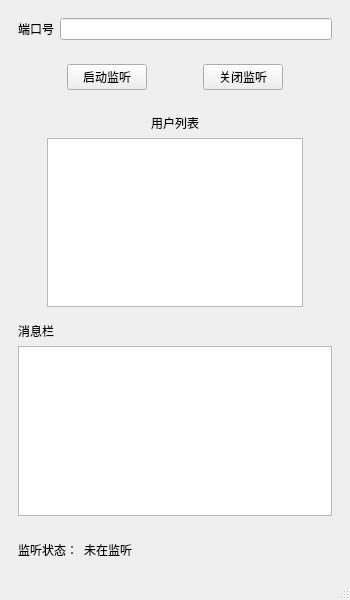
<?xml version="1.0" encoding="UTF-8"?>
<ui version="4.0">
 <class>MainWindow</class>
 <widget class="QMainWindow" name="MainWindow">
  <property name="geometry">
   <rect>
    <x>0</x>
    <y>0</y>
    <width>350</width>
    <height>600</height>
   </rect>
  </property>
  <property name="minimumSize">
   <size>
    <width>350</width>
    <height>600</height>
   </size>
  </property>
  <property name="maximumSize">
   <size>
    <width>350</width>
    <height>600</height>
   </size>
  </property>
  <property name="windowTitle">
   <string>MainWindow</string>
  </property>
  <widget class="QWidget" name="centralwidget">
   <layout class="QVBoxLayout" name="verticalLayout">
    <item>
     <widget class="QWidget" name="widget" native="true">
      <layout class="QHBoxLayout" name="horizontalLayout">
       <item>
        <widget class="QLabel" name="port_label">
         <property name="text">
          <string>端口号</string>
         </property>
        </widget>
       </item>
       <item>
        <widget class="QLineEdit" name="port_lineEdit"/>
       </item>
      </layout>
     </widget>
    </item>
    <item>
     <widget class="QWidget" name="widget_2" native="true">
      <layout class="QHBoxLayout" name="horizontalLayout_2">
       <item>
        <spacer name="horizontalSpacer_2">
         <property name="orientation">
          <enum>Qt::Horizontal</enum>
         </property>
         <property name="sizeHint" stdset="0">
          <size>
           <width>40</width>
           <height>20</height>
          </size>
         </property>
        </spacer>
       </item>
       <item>
        <widget class="QPushButton" name="listen_button">
         <property name="text">
          <string>启动监听</string>
         </property>
        </widget>
       </item>
       <item>
        <spacer name="horizontalSpacer">
         <property name="orientation">
          <enum>Qt::Horizontal</enum>
         </property>
         <property name="sizeHint" stdset="0">
          <size>
           <width>40</width>
           <height>20</height>
          </size>
         </property>
        </spacer>
       </item>
       <item>
        <widget class="QPushButton" name="listenClose_button">
         <property name="text">
          <string>关闭监听</string>
         </property>
        </widget>
       </item>
       <item>
        <spacer name="horizontalSpacer_3">
         <property name="orientation">
          <enum>Qt::Horizontal</enum>
         </property>
         <property name="sizeHint" stdset="0">
          <size>
           <width>40</width>
           <height>20</height>
          </size>
         </property>
        </spacer>
       </item>
      </layout>
     </widget>
    </item>
    <item>
     <widget class="QWidget" name="widget_6" native="true">
      <layout class="QHBoxLayout" name="horizontalLayout_6">
       <property name="bottomMargin">
        <number>0</number>
       </property>
       <item alignment="Qt::AlignHCenter">
        <widget class="QLabel" name="label_3">
         <property name="text">
          <string>用户列表</string>
         </property>
        </widget>
       </item>
      </layout>
     </widget>
    </item>
    <item alignment="Qt::AlignHCenter">
     <widget class="QListWidget" name="clientInfo_listWidget">
      <property name="maximumSize">
       <size>
        <width>300</width>
        <height>200</height>
       </size>
      </property>
     </widget>
    </item>
    <item>
     <widget class="QWidget" name="widget_5" native="true">
      <layout class="QHBoxLayout" name="horizontalLayout_5">
       <property name="bottomMargin">
        <number>0</number>
       </property>
       <item>
        <widget class="QLabel" name="label_2">
         <property name="text">
          <string>消息栏</string>
         </property>
        </widget>
       </item>
      </layout>
     </widget>
    </item>
    <item>
     <widget class="QWidget" name="widget_4" native="true">
      <layout class="QHBoxLayout" name="horizontalLayout_4">
       <property name="topMargin">
        <number>0</number>
       </property>
       <item>
        <widget class="QTextEdit" name="textEdit"/>
       </item>
      </layout>
     </widget>
    </item>
    <item>
     <widget class="QWidget" name="widget_3" native="true">
      <layout class="QHBoxLayout" name="horizontalLayout_3">
       <item>
        <widget class="QLabel" name="label">
         <property name="text">
          <string>监听状态：</string>
         </property>
        </widget>
       </item>
       <item>
        <widget class="QLabel" name="listenStatus_label">
         <property name="text">
          <string>未在监听</string>
         </property>
        </widget>
       </item>
       <item>
        <spacer name="horizontalSpacer_4">
         <property name="orientation">
          <enum>Qt::Horizontal</enum>
         </property>
         <property name="sizeHint" stdset="0">
          <size>
           <width>40</width>
           <height>20</height>
          </size>
         </property>
        </spacer>
       </item>
      </layout>
     </widget>
    </item>
   </layout>
  </widget>
  <widget class="QMenuBar" name="menubar">
   <property name="geometry">
    <rect>
     <x>0</x>
     <y>0</y>
     <width>350</width>
     <height>17</height>
    </rect>
   </property>
  </widget>
  <widget class="QStatusBar" name="statusbar"/>
 </widget>
 <resources/>
 <connections/>
</ui>
